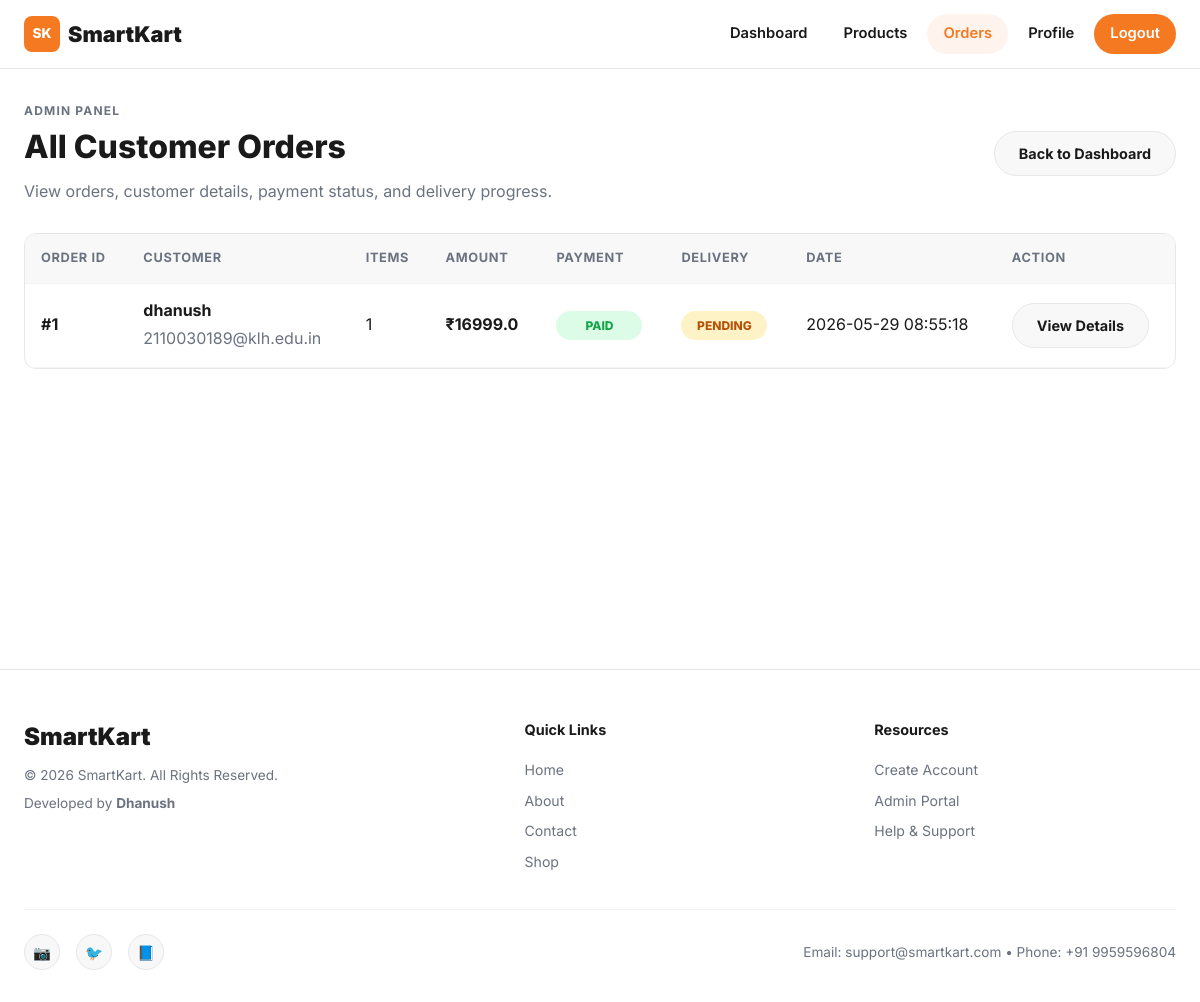
The app's page /admin/orders (signed in), older data.
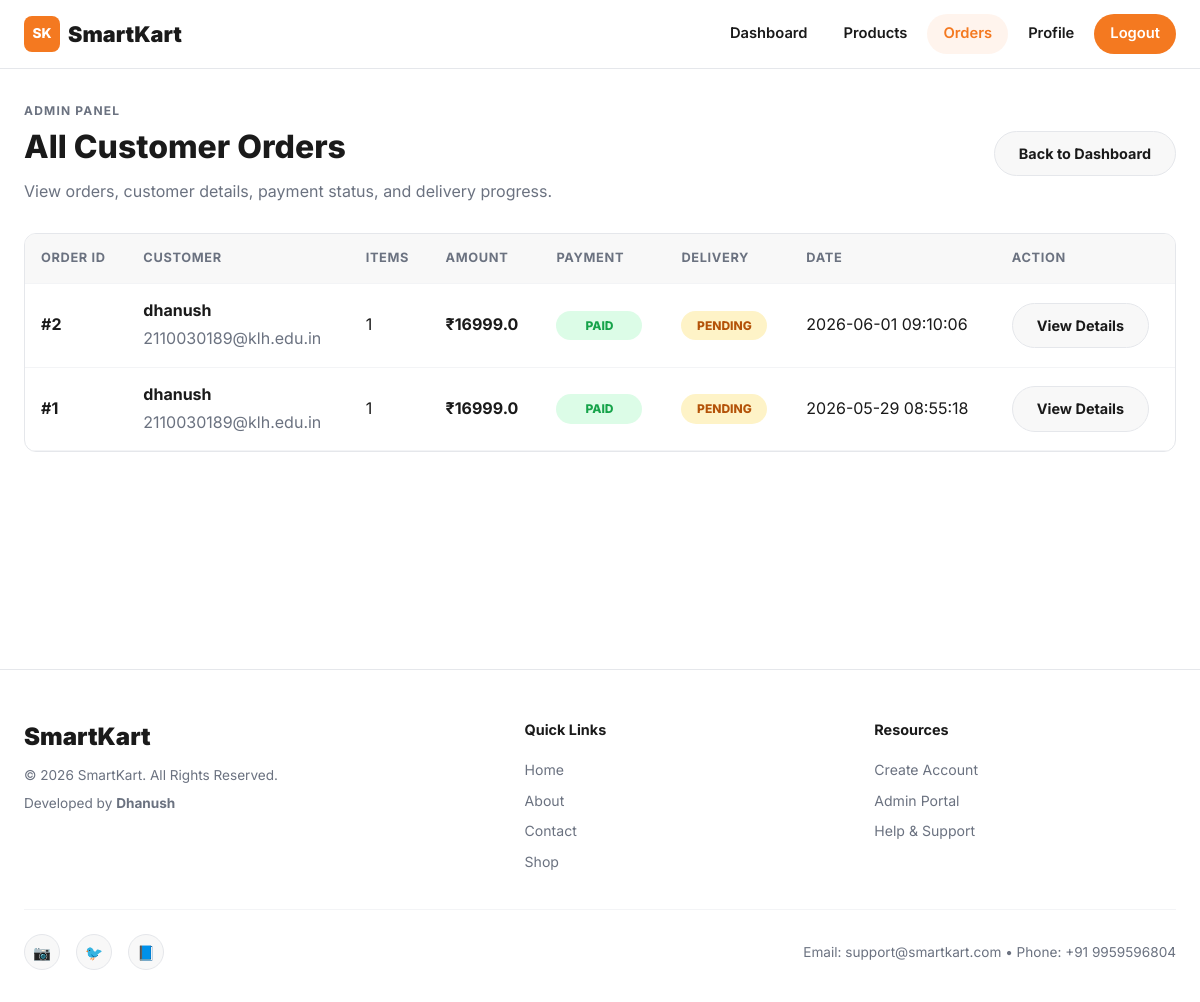
The same page, newer data.
### tables this page shows
CREATE TABLE orders (
            order_id INTEGER PRIMARY KEY AUTOINCREMENT,
            user_id INTEGER NOT NULL,
            razorpay_order_id VARCHAR(150),
            razorpay_payment_id VARCHAR(150),
            amount REAL NOT NULL DEFAULT 0,
            payment_status VARCHAR(30) NOT NULL DEFAULT 'pending',
            order_status VARCHAR(30) NOT NULL DEFAULT 'Pending',
            created_at TIMESTAMP DEFAULT CURRENT_TIMESTAMP,
            FOREIGN KEY (user_id) REFERENCES users(user_id) ON DELETE CASCADE
        );

### app.py (the view)
@app.route('/admin/orders')
def admin_orders():
    if 'admin_id' not in session:
        flash("Please login as admin!", "danger")
        return redirect('/admin-login')
    conn = get_db_connection()
    cursor = conn.cursor(dictionary=True)
    cursor.execute("""
        SELECT o.order_id, o.user_id, o.amount,
               o.payment_status, o.order_status, o.created_at,
               u.name AS username, u.email AS user_email,
               COUNT(oi.product_id) AS item_count
        FROM orders o
        LEFT JOIN users u ON o.user_id = u.user_id
        LEFT JOIN order_items oi ON o.order_id = oi.order_id
        GROUP BY o.order_id, o.user_id, o.amount, o.payment_status, o.order_status,
                 o.created_at, u.name, u.email
        ORDER BY o.created_at DESC
    """)
    orders = cursor.fetchall()
    cursor.close()
    conn.close()
    return render_template("admin/order_list.html", orders=orders, statuses=ORDER_STATUSES)

### app.py (called while the page is built, shortened)
def get_db_connection():
    db_path = getattr(config, "DB_PATH", "smartkart.db")
    return SQLiteConnection(db_path)

    def execute(self, query, params=None):
        query = self._translate_query(query)
        params = self._translate_params(params)
        if params is None:
            return self.cursor.execute(query)
        return self.cursor.execute(query, params)

    def fetchall(self):
        return [dict(row) for row in self.cursor.fetchall()]

    def close(self):
        self.cursor.close()

    @staticmethod
    def _translate_query(query):
        query = query.replace("%s", "?")
        query = re.sub(
            r"\bINT\s+AUTO_INCREMENT\s+PRIMARY\s+KEY\b",
            "INTEGER PRIMARY KEY AUTOINCREMENT",
            query,
            flags=re.IGNORECASE
        )
        query = re.sub(
            r"DATE_SUB\(CURDATE\(\),\s*INTERVAL\s+(\d+)\s+DAY\)",
            r"DATE('now', '-\1 day')",
            query,
            flags=re.IGNORECASE
        )
        return query

    @staticmethod
    def _translate_params(params):
        if params is None:
            return None

    def cursor(self, dictionary=False):
        return SQLiteCursor(self.conn.cursor())

### templates/admin/order_list.html (shortened to what this page needs)
{% extends "admin/base.html" %}
{% block content %}
<section class="section-head">
    <div>
        <p class="eyebrow">Admin Panel</p>
        <h2>All Customer Orders</h2>
        <p>View orders, customer details, payment status, and delivery progress.</p>
    </div>
    <a class="btn btn-secondary" href="{{ url_for('admin_dashboard') }}">Back to Dashboard</a>
</section>
<section class="table-card">
    <div class="table-wrap">
        <table>
            <thead>
                <tr>
                    <th>Order ID</th>
                    <th>Customer</th>
                    <th>Items</th>
                    <th>Amount</th>
                    <th>Payment</th>
                    <th>Delivery</th>
                    <th>Date</th>
                    <th>Action</th>
                </tr>
            </thead>
            <tbody>
                {% for order in orders %}
                    <tr>
                        <td><strong>#{{ order.order_id }}</strong></td>
                        <td>
                            <strong>{{ order.username or 'Unknown User' }}</strong>
                            <p style="margin:2px 0 0;">{{ order.user_email or 'No email' }}</p>
                        </td>
                        <td>{{ order.item_count }}</td>
                        <td><strong>&#8377;{{ order.amount }}</strong></td>
                        <td><span class="status-badge paid">{{ order.payment_status }}</span></td>
                        <td>
                            <span class="status-badge status-{{ (order.order_status or 'Pending')|lower }}">
                                {{ order.order_status or 'Pending' }}
                            </span>
                        </td>
                        <td>{{ order.created_at }}</td>
                        <td>
                            <a class="btn btn-secondary" href="{{ url_for('admin_order_details', order_id=order.order_id) }}">View Details</a>
                        </td>
                    </tr>
                {% else %}
                    <tr>
                        <td colspan="8" style="text-align:center; padding:40px;">No orders found yet.</td>
                    </tr>
                {% endfor %}
            </tbody>
        </table>
    </div>
</section>
{% endblock %}

Row changes from the older to the newer data that the page shows:
added orders: order_id "2", username "dhanush", user_email "2110030189@klh.edu.in", item_count "1", amount "16999.0", payment_status "PAID", order_status "PENDING", created_at "2026-06-01 09:10:06"
